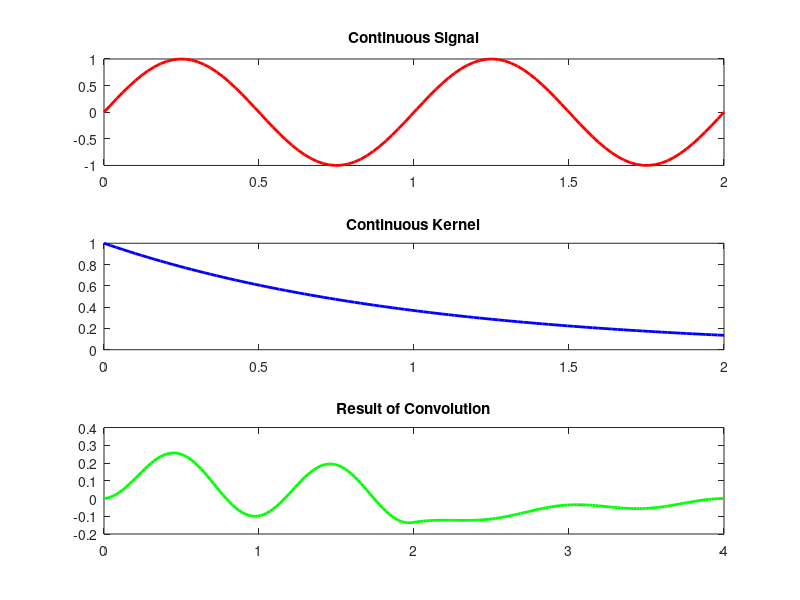

This chart was generated by the following MATLAB code:
% Define a simple continuous signal
t = linspace(0, 2, 100);  % Time vector from 0 to 2 seconds
signal = sin(2 * pi * t); % A sine wave as an example

% Define a simple continuous kernel
kernel = exp(-t); % An exponentially decaying function as an example

% Perform convolution
result = conv(signal, kernel) * (t(2) - t(1)); % Scaling by the time step

% Plot the continuous signal
subplot(3, 1, 1);
plot(t, signal, 'r', 'LineWidth', 2);
title('Continuous Signal');

% Plot the continuous kernel
subplot(3, 1, 2);
plot(t, kernel, 'b', 'LineWidth', 2);
title('Continuous Kernel');

% Plot the result of convolution
conv_time = linspace(0, 4, length(result)); % Adjust time vector for convolution result
subplot(3, 1, 3);
plot(conv_time, result, 'g', 'LineWidth', 2);
title('Result of Convolution');
